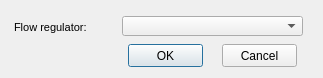
<?xml version="1.0" encoding="UTF-8"?>
<ui version="4.0">
 <class>ud_add_flow_regulator</class>
 <widget class="QDialog" name="ud_add_flow_regulator">
  <property name="geometry">
   <rect>
    <x>0</x>
    <y>0</y>
    <width>323</width>
    <height>78</height>
   </rect>
  </property>
  <property name="windowTitle">
   <string>Add flow regulator</string>
  </property>
  <widget class="QPushButton" name="btn_accept">
   <property name="geometry">
    <rect>
     <x>128</x>
     <y>44</y>
     <width>75</width>
     <height>23</height>
    </rect>
   </property>
   <property name="text">
    <string>OK</string>
   </property>
  </widget>
  <widget class="QPushButton" name="btn_cancel">
   <property name="geometry">
    <rect>
     <x>222</x>
     <y>44</y>
     <width>75</width>
     <height>23</height>
    </rect>
   </property>
   <property name="text">
    <string>Cancel</string>
   </property>
  </widget>
  <widget class="QComboBox" name="custom_node_type">
   <property name="geometry">
    <rect>
     <x>122</x>
     <y>16</y>
     <width>181</width>
     <height>20</height>
    </rect>
   </property>
   <property name="frame">
    <bool>true</bool>
   </property>
  </widget>
  <widget class="QLabel" name="label_new_node_type">
   <property name="geometry">
    <rect>
     <x>14</x>
     <y>16</y>
     <width>141</width>
     <height>22</height>
    </rect>
   </property>
   <property name="font">
    <font>
     <pointsize>8</pointsize>
    </font>
   </property>
   <property name="frameShape">
    <enum>QFrame::NoFrame</enum>
   </property>
   <property name="frameShadow">
    <enum>QFrame::Raised</enum>
   </property>
   <property name="text">
    <string>Flow regulator:</string>
   </property>
   <property name="margin">
    <number>3</number>
   </property>
  </widget>
 </widget>
 <tabstops>
  <tabstop>custom_node_type</tabstop>
  <tabstop>btn_accept</tabstop>
  <tabstop>btn_cancel</tabstop>
 </tabstops>
 <resources/>
 <connections/>
</ui>
